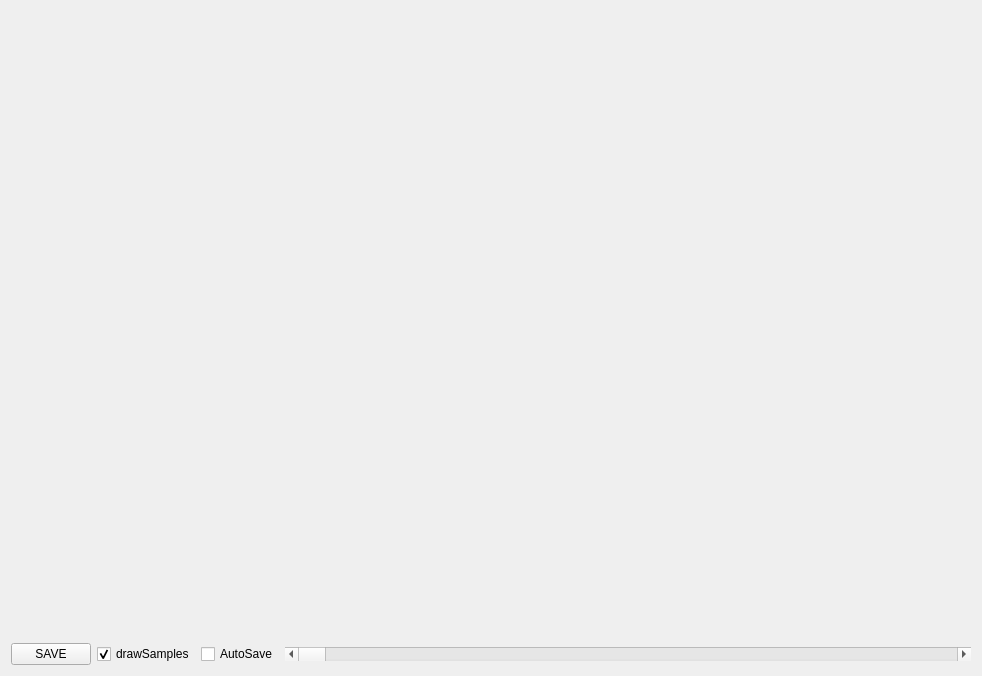
<?xml version="1.0" encoding="UTF-8"?>
<ui version="4.0">
 <class>MainWindow</class>
 <widget class="QMainWindow" name="MainWindow">
  <property name="geometry">
   <rect>
    <x>0</x>
    <y>0</y>
    <width>982</width>
    <height>676</height>
   </rect>
  </property>
  <property name="sizePolicy">
   <sizepolicy hsizetype="Preferred" vsizetype="Preferred">
    <horstretch>0</horstretch>
    <verstretch>0</verstretch>
   </sizepolicy>
  </property>
  <property name="windowTitle">
   <string>MLP Image Generator</string>
  </property>
  <widget class="QWidget" name="centralWidget">
   <layout class="QVBoxLayout" name="verticalLayout">
    <item>
     <widget class="QLabel" name="main_image">
      <property name="sizePolicy">
       <sizepolicy hsizetype="Preferred" vsizetype="MinimumExpanding">
        <horstretch>0</horstretch>
        <verstretch>0</verstretch>
       </sizepolicy>
      </property>
      <property name="text">
       <string/>
      </property>
      <property name="scaledContents">
       <bool>false</bool>
      </property>
      <property name="alignment">
       <set>Qt::AlignCenter</set>
      </property>
     </widget>
    </item>
    <item>
     <layout class="QHBoxLayout" name="horizontalLayout_2">
      <item>
       <widget class="QPushButton" name="pushButton">
        <property name="text">
         <string>SAVE</string>
        </property>
       </widget>
      </item>
      <item>
       <widget class="QCheckBox" name="checkBox">
        <property name="text">
         <string>drawSamples</string>
        </property>
        <property name="checked">
         <bool>true</bool>
        </property>
       </widget>
      </item>
      <item>
       <widget class="QCheckBox" name="checkBox_2">
        <property name="text">
         <string>AutoSave</string>
        </property>
       </widget>
      </item>
      <item>
       <widget class="QScrollBar" name="horizontalScrollBar">
        <property name="sizePolicy">
         <sizepolicy hsizetype="MinimumExpanding" vsizetype="Fixed">
          <horstretch>0</horstretch>
          <verstretch>0</verstretch>
         </sizepolicy>
        </property>
        <property name="minimum">
         <number>1</number>
        </property>
        <property name="maximum">
         <number>1024</number>
        </property>
        <property name="orientation">
         <enum>Qt::Horizontal</enum>
        </property>
       </widget>
      </item>
     </layout>
    </item>
   </layout>
  </widget>
 </widget>
 <layoutdefault spacing="6" margin="11"/>
 <resources/>
 <connections/>
</ui>
